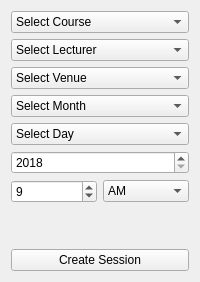
                    <widget class="QWidget" name="page_2">
                     <layout class="QVBoxLayout" name="verticalLayout_192">
                      <item>
                       <layout class="QVBoxLayout" name="verticalLayout_193">
                        <item>
                         <widget class="QComboBox" name="courseList">
                          <item>
                           <property name="text">
                            <string>Select Course</string>
                           </property>
                          </item>
                         </widget>
                        </item>
                        <item>
                         <widget class="QComboBox" name="lecturerList">
                          <item>
                           <property name="text">
                            <string>Select Lecturer</string>
                           </property>
                          </item>
                         </widget>
                        </item>
                        <item>
                         <widget class="QComboBox" name="lectHallList">
                          <item>
                           <property name="text">
                            <string>Select Venue</string>
                           </property>
                          </item>
                         </widget>
                        </item>
                        <item>
                         <widget class="QComboBox" name="comboBox_2">
                          <item>
                           <property name="text">
                            <string>Select Month</string>
                           </property>
                          </item>
                          <item>
                           <property name="text">
                            <string>January</string>
                           </property>
                          </item>
                          <item>
                           <property name="text">
                            <string>February</string>
                           </property>
                          </item>
                          <item>
                           <property name="text">
                            <string>March</string>
                           </property>
                          </item>
                          <item>
                           <property name="text">
                            <string>April</string>
                           </property>
                          </item>
                          <item>
                           <property name="text">
                            <string>May</string>
                           </property>
                          </item>
                          <item>
                           <property name="text">
                            <string>June</string>
                           </property>
                          </item>
                          <item>
                           <property name="text">
                            <string>July</string>
                           </property>
                          </item>
                          <item>
                           <property name="text">
                            <string>August</string>
                           </property>
                          </item>
                          <item>
                           <property name="text">
                            <string>September</string>
                           </property>
                          </item>
                          <item>
                           <property name="text">
                            <string>October</string>
                           </property>
                          </item>
                          <item>
                           <property name="text">
                            <string>November</string>
                           </property>
                          </item>
                          <item>
                           <property name="text">
                            <string>December</string>
                           </property>
                          </item>
                         </widget>
                        </item>
                        <item>
                         <widget class="QComboBox" name="comboBox_3">
                          <item>
                           <property name="text">
                            <string>Select Day</string>
                           </property>
                          </item>
                          <item>
                           <property name="text">
                            <string>1</string>
                           </property>
                          </item>
                          <item>
                           <property name="text">
                            <string>2</string>
                           </property>
                          </item>
                          <item>
                           <property name="text">
                            <string>3</string>
                           </property>
                          </item>
                          <item>
                           <property name="text">
                            <string>4</string>
                           </property>
                          </item>
                          <item>
                           <property name="text">
                            <string>5</string>
                           </property>
                          </item>
                          <item>
                           <property name="text">
                            <string>6</string>
                           </property>
                          </item>
                          <item>
                           <property name="text">
                            <string>7</string>
                           </property>
                          </item>
                          <item>
                           <property name="text">
                            <string>8</string>
                           </property>
                          </item>
                          <item>
                           <property name="text">
                            <string>9</string>
                           </property>
                          </item>
                          <item>
                           <property name="text">
                            <string>10</string>
                           </property>
                          </item>
                          <item>
                           <property name="text">
                            <string>11</string>
                           </property>
                          </item>
                          <item>
                           <property name="text">
                            <string>12</string>
                           </property>
                          </item>
                          <item>
                           <property name="text">
                            <string>13</string>
                           </property>
                          </item>
                          <item>
                           <property name="text">
                            <string>14</string>
                           </property>
                          </item>
                          <item>
                           <property name="text">
                            <string>15</string>
                           </property>
                          </item>
                          <item>
                           <property name="text">
                            <string>16</string>
                           </property>
                          </item>
                          <item>
                           <property name="text">
                            <string>17</string>
                           </property>
                          </item>
                          <item>
                           <property name="text">
                            <string>18</string>
                           </property>
                          </item>
                          <item>
                           <property name="text">
                            <string>19</string>
                           </property>
                          </item>
                          <item>
                           <property name="text">
                            <string>20</string>
                           </property>
                          </item>
                          <item>
                           <property name="text">
                            <string>21</string>
                           </property>
                          </item>
                          <item>
                           <property name="text">
                            <string>22</string>
                           </property>
                          </item>
                          <item>
                           <property name="text">
                            <string>23</string>
                           </property>
                          </item>
                          <item>
                           <property name="text">
                            <string>24</string>
                           </property>
                          </item>
                          <item>
                           <property name="text">
                            <string>25</string>
                           </property>
                          </item>
                          <item>
                           <property name="text">
                            <string>26</string>
                           </property>
                          </item>
                          <item>
                           <property name="text">
                            <string>27</string>
                           </property>
                          </item>
                          <item>
                           <property name="text">
                            <string>28</string>
                           </property>
                          </item>
                          <item>
                           <property name="text">
                            <string>29</string>
                           </property>
                          </item>
                          <item>
                           <property name="text">
                            <string>30</string>
                           </property>
                          </item>
                          <item>
                           <property name="text">
                            <string>31</string>
                           </property>
                          </item>
                         </widget>
                        </item>
                        <item>
                         <widget class="QSpinBox" name="spinBox">
                          <property name="minimum">
                           <number>2018</number>
                          </property>
                          <property name="maximum">
                           <number>2050</number>
                          </property>
                         </widget>
                        </item>
                       </layout>
                      </item>
                      <item>
                       <layout class="QHBoxLayout" name="horizontalLayout_12">
                        <item>
                         <widget class="QSpinBox" name="timeSpinBox">
                          <property name="minimum">
                           <number>1</number>
                          </property>
                          <property name="maximum">
                           <number>12</number>
                          </property>
                          <property name="value">
                           <number>9</number>
                          </property>
                         </widget>
                        </item>
                        <item>
                         <widget class="QComboBox" name="timeStamp">
                          <item>
                           <property name="text">
                            <string>AM</string>
                           </property>
                          </item>
                          <item>
                           <property name="text">
                            <string>PM</string>
                           </property>
                          </item>
                         </widget>
                        </item>
                       </layout>
                      </item>
                      <item>
                       <spacer name="verticalSpacer_5">
                        <property name="orientation">
                         <enum>Qt::Vertical</enum>
                        </property>
                        <property name="sizeHint" stdset="0">
                         <size>
                          <width>20</width>
                          <height>40</height>
                         </size>
                        </property>
                       </spacer>
                      </item>
                      <item>
                       <widget class="QPushButton" name="createSessionBtn">
                        <property name="text">
                         <string>Create Session</string>
                        </property>
                       </widget>
                      </item>
                     </layout>
                    </widget>
